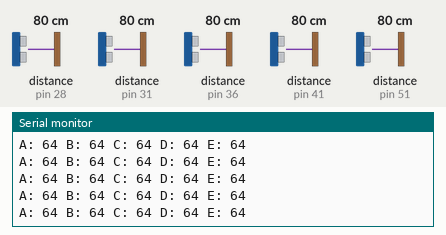
Simulated run of this sketch. Board: Arduino Mega 2560, built with avr-gcc and run on an emulated ATmega2560. Parts: the last lines printed to the serial monitor. Wiring (inferred from the names in the program): 5 × ultrasonic range finder: trigger pin 26, echo pin 28 / trigger pin 33, echo pin 31 / trigger pin 34, echo pin 36 / trigger pin 43, echo pin 41 / trigger pin 53, echo pin 51. The test bench sets the inputs (shaded band); at power-on: distance to the obstacle (sensors on pin 36, pin 31, pin 28, pin 41, pin 51) 80 cm. The echo pulse lasts 58.3 µs per cm.

Above: at 1.2 s.
1.3 s: distance to the obstacle (sensor on pin 36) set to 2 cm
At 2.1 s:
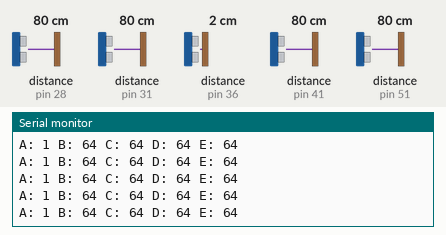
4.3 s: distance to the obstacle (sensor on pin 36) set to 18 cm
At 5.2 s:
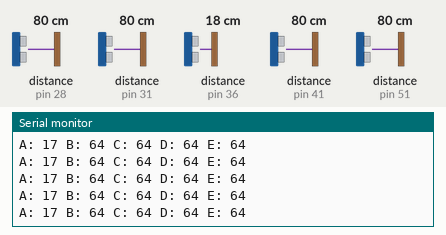
7.3 s: distance to the obstacle (sensor on pin 31) set to 2 cm
At 8.0 s:
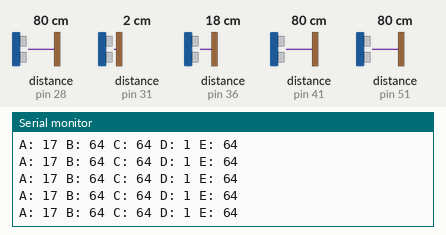
10.3 s: distance to the obstacle (sensor on pin 28) set to 2 cm
At 11.3 s:
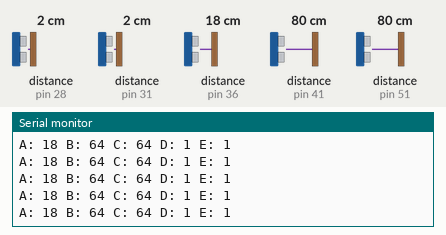
13.3 s: distance to the obstacle (sensor on pin 41) set to 2 cm
At 14.4 s:
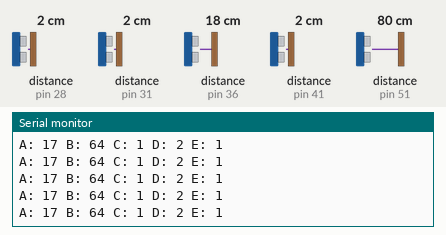
16.3 s: distance to the obstacle (sensor on pin 51) set to 2 cm
At 17.0 s:
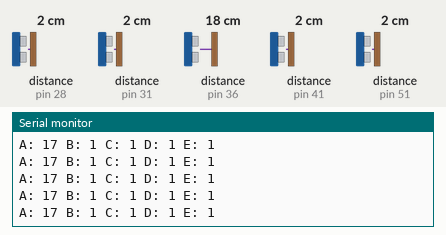
Timing chart, 0 to 18.8 s (numbered marks = the images above; inputs shaded):
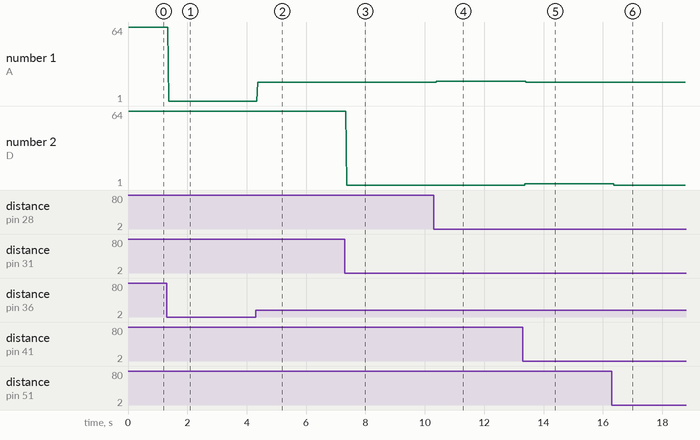

The sketch:

calibrate-ping.ino
```cpp
#define ULTRA_A_ECHO 36
#define ULTRA_A_TRIG 34
#define ULTRA_B_ECHO 51
#define ULTRA_B_TRIG 53
#define ULTRA_C_ECHO 41
#define ULTRA_C_TRIG 43
#define ULTRA_D_ECHO 31
#define ULTRA_D_TRIG 33
#define ULTRA_E_ECHO 28
#define ULTRA_E_TRIG 26

unsigned int read_ping (int trigPin, int echoPin) {
  // ping only waits for pulse in for 5ms
  // more than that, will return integer 64

  digitalWrite(trigPin, LOW);
  delayMicroseconds(2);
  digitalWrite(trigPin, HIGH);
  delayMicroseconds(10);
  digitalWrite(trigPin, LOW);
  int duration = pulseIn(echoPin, HIGH, 5000);
  if (duration < 1) return 64;
  return (duration / 2) / 29.1;
}

void setup() {
  pinMode(ULTRA_A_TRIG, OUTPUT);
  pinMode(ULTRA_B_TRIG, OUTPUT);
  pinMode(ULTRA_C_TRIG, OUTPUT);
  pinMode(ULTRA_D_TRIG, OUTPUT);
  pinMode(ULTRA_E_TRIG, OUTPUT);
  pinMode(ULTRA_A_ECHO, INPUT);
  pinMode(ULTRA_B_ECHO, INPUT);
  pinMode(ULTRA_C_ECHO, INPUT);
  pinMode(ULTRA_D_ECHO, INPUT);
  pinMode(ULTRA_E_ECHO, INPUT);

  Serial.begin(9600);
}

void loop() {
  int pingA = read_ping(ULTRA_A_TRIG, ULTRA_A_ECHO);
  int pingB = read_ping(ULTRA_B_TRIG, ULTRA_B_ECHO);
  int pingC = read_ping(ULTRA_C_TRIG, ULTRA_C_ECHO);
  int pingD = read_ping(ULTRA_D_TRIG, ULTRA_D_ECHO);
  int pingE = read_ping(ULTRA_E_TRIG, ULTRA_E_ECHO);

  Serial.print("A: ");
  Serial.print(pingA);
  Serial.print(" B: ");
  Serial.print(pingB);
  Serial.print(" C: ");
  Serial.print(pingC);
  Serial.print(" D: ");
  Serial.print(pingD);
  Serial.print(" E: ");
  Serial.print(pingE);

  Serial.println();
}
```

Measured:
- after the input at 1.3 s, the serial monitor: prints a new line after 0.08 s (image 1)
- after the input at 4.3 s, the serial monitor: prints a new line after 0.07 s (image 2)
- after the input at 7.3 s, the serial monitor: prints a new line after 0.07 s (image 3)
- after the input at 10.3 s, the serial monitor: prints a new line after 0.07 s (image 4)
- after the input at 13.3 s, the serial monitor: prints a new line after 0.08 s (image 5)
- after the input at 16.3 s, the serial monitor: prints a new line after 0.08 s (image 6)
- plotted number 1: 64 → 1 after the input at 1.3 s, 1 → 17 after the input at 4.3 s, 17 → 18 after the input at 10.3 s
- plotted number 2: 1 → 2 after the input at 13.3 s
